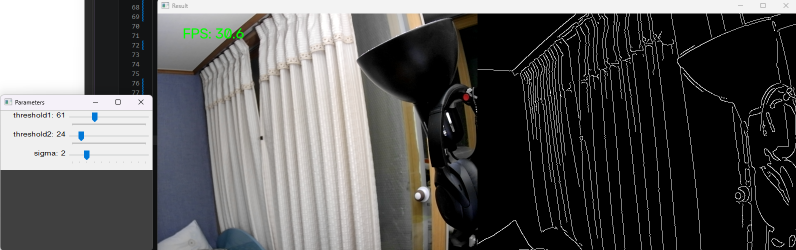
#> input picture week1.png, 1592 x 500 px, given in place of the camera (shown at 1/2 size)
$ python main_v02.py
#> lines starting #> are read from the running program, lines starting #| are printed output that depends on the picture; after the words box and inside, x2 and y2 are one past the last pixel; in counts of white or black regions, pixels touching at a corner belong together
import cv2
import numpy as np
import matplotlib
import time
from collections import deque

class FPSCounter :
    def __init__(self,frame_len = 30) :
        self.prev_time = time.time()
        self.history = deque(maxlen = frame_len)

    def calc_fps(self):
        current_time=time.time()
        d = current_time - self.prev_time
        self.prev_time = current_time
        fps = 1.0/max(d,1e-6)
        self.history.append(fps)
        return np.mean(self.history)

def capture_cam () :
    cap = cv2.VideoCapture(0,cv2.CAP_DSHOW)

    if cap.isOpened() :
        cap.set(cv2.CAP_PROP_FRAME_WIDTH, 640)
        cap.set(cv2.CAP_PROP_FRAME_HEIGHT, 480)

        print(f"{int(cap.get(cv2.CAP_PROP_FRAME_WIDTH))} x {int(cap.get(cv2.CAP_PROP_FRAME_HEIGHT))}")
        print('카메라가 정상적으로 연결 되었습니다.')
        return cap

    else :
        print('카메라가 연결 되지 않았습니다.')
        cap.release()
        return None

def to_grayscale(frame):
    return cv2.cvtColor(frame, cv2.COLOR_BGR2GRAY)

def apply_blur(frame,sig):
    return cv2.GaussianBlur(frame,(0,0),sig)

def detect_edges(frame,th1,th2):
    return cv2.Canny(frame,th1,th2)

def preprocess(frame,th1,th2,sig):

    gray = to_grayscale(frame.copy())
    blur = apply_blur(gray.copy(),sig)
    canny = detect_edges(blur,th1,th2)

    return (gray,blur,canny)

def draw_fps(frame, fps):
    return cv2.putText(frame,f"FPS: {fps:.1f}",(50,50),cv2.FONT_HERSHEY_SIMPLEX,1,(0,255,0))

def combine_frames(frame,edges):
    return np.hstack((frame,cv2.cvtColor(edges, cv2.COLOR_GRAY2BGR)))

#===============================          week2         ================================

RED = ([0,120,70],[10,255,255]), ([170,120,70], [180,255,255])
BLUE = ([100,150,50],[130,255,255]),
GREEN = ([40,70,70],[80,255,255]),
YELLOW = ([20,100,100],[40,255,255]),
TARGET_COLORS = {"RED" : (RED,(50,50,255)), "BLUE" : (BLUE, (255,50,50)), "GREEN" : (GREEN, (50,255,50)), "YELLOW" : (YELLOW,(40,255,255))}

def create_mask(frame):
    hsv = cv2.cvtColor(frame,cv2.COLOR_BGR2HSV)

    masks_dict = {}
    for name, (color_range, _) in TARGET_COLORS.items() :
        mask = None
        lower = None
        upper = None
        for lower, upper in color_range :
            lower = np.array(lower,dtype=np.uint8)
            upper = np.array(upper,dtype=np.uint8)

            sample = cv2.inRange(hsv, lower,upper)
            if mask is None :
                mask = sample
            else :
                mask = cv2.bitwise_or(mask,sample)

        mask = cv2.morphologyEx(mask, cv2.MORPH_OPEN, np.ones((5,5), np.uint8))
        masks_dict[name] = mask

    return masks_dict

MIN_AREA = 500

def find_objects(masks_dict):

    objects_dict = {}

    for name, mask in masks_dict.items() :
        objects = []
        contours, _ = cv2.findContours(mask, cv2.RETR_EXTERNAL, cv2.CHAIN_APPROX_NONE)
        for c in contours :
            area = cv2.contourArea(c)
            if area < MIN_AREA :
                continue
            x, y, w, h = cv2.boundingRect(c)
            cx = x + w//2
            cy = y + h//2

            objects.append((cx, cy, area, (x,y,w,h)))
        objects_dict[name] = objects

    return objects_dict

def draw_detection(frame, objects_dict):

    for name, objects in objects_dict.items() :

        _, color  = TARGET_COLORS[name]


        for cx, cy, area, rec in objects :
            pt1 = (rec[0], rec[1])
            pt2 = (rec[0] + rec[2], rec[1] + rec[3])

            cv2.rectangle( frame, pt1, pt2, color )
            cv2.circle( frame, (cx,cy), 2, color )
            cv2.putText( frame, f"{cx}, {cy}",(rec[0],rec[1]), cv2.FONT_HERSHEY_SIMPLEX, 1, color )

    return frame

def detect(frame):
    mask = create_mask( frame )
    objects = find_objects( mask )
    draw_detection( frame, objects )

    return frame, mask, objects


def main ():
    cap = capture_cam()
    if not cap :
        return None

    fps_counter = FPSCounter(frame_len = 30)
    while True:
        ret,frame = cap.read()
#> frame is the input picture: shape (500, 1592, 3); mean B, G, R 90.1, 90.6, 91.1

        if not ret :
            print("프레임이 존재 하지 않습니다.")
            break

        fps = fps_counter.calc_fps()
        draw_fps(frame,fps)

        frame, mask, objects = detect(frame)
#> in create_mask, `hsv = cv2.cvtColor(frame,cv2.COLOR_BGR2HSV)`: hsv: shape (500, 1592, 3); mean H, S, V 18.2, 12.3, 93.2
#> after the loop in create_mask, `for name, (color_range, _) in TARGET_COLORS.items() :`:
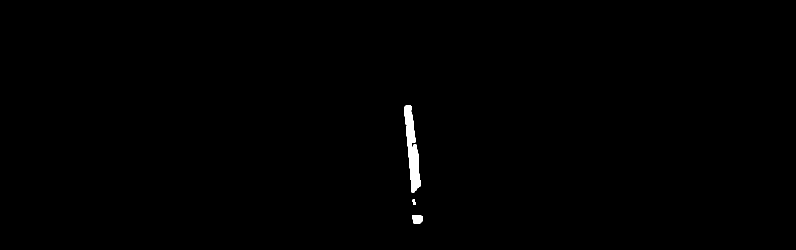
#> mask: shape (500, 1592) (shown at 1/2 size); 0.39% white; 3 white regions, box (x1, y1, x2, y2) and area: (809, 211, 841, 385) 2719, (825, 430, 845, 447) 310, (825, 399, 832, 410) 55
#> after the loop in create_mask, `for name, (color_range, _) in TARGET_COLORS.items() :`: masks_dict = 4 items
#> the loop in find_objects, `for name, mask in masks_dict.items() :` made 4 passes
#> name on passes 1 to 4: 'RED', 'BLUE', 'GREEN', 'YELLOW'
#> the loop in draw_detection, `for name, objects in objects_dict.items() : ` made 4 passes
#> (name, objects, color) on passes 1 to 4: ('RED', [], (50, 50, 255)), ('BLUE', [], (255, 50, 50)), ('GREEN', [], (50, 255, 50)), ('YELLOW', [(825, 298, 2516, (809, 211, 32, 174))], (40, 255, 255))
#> after the loop in draw_detection, `for name, objects in objects_dict.items() :`:
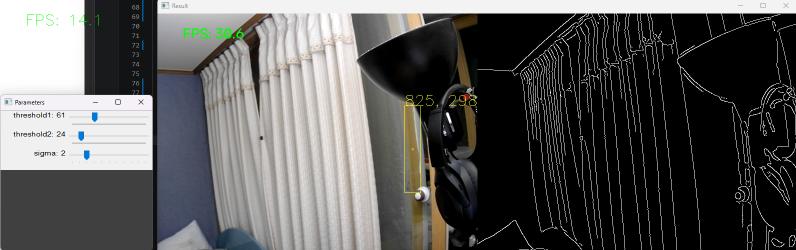
#> frame: shape (500, 1592, 3) (shown at 1/2 size); mean B, G, R 90, 90.7, 91.2
#> mask = 4 items; objects = 4 items
        # [9 lines of commented-out code are left out]

        cv2.imshow('Result',frame)

        if cv2.waitKey(1) & 0xFF == ord('q'):
#> (key q is pressed here)
            break

    cap.release()
    cv2.destroyAllWindows()


if __name__ == "__main__" :
    main()
